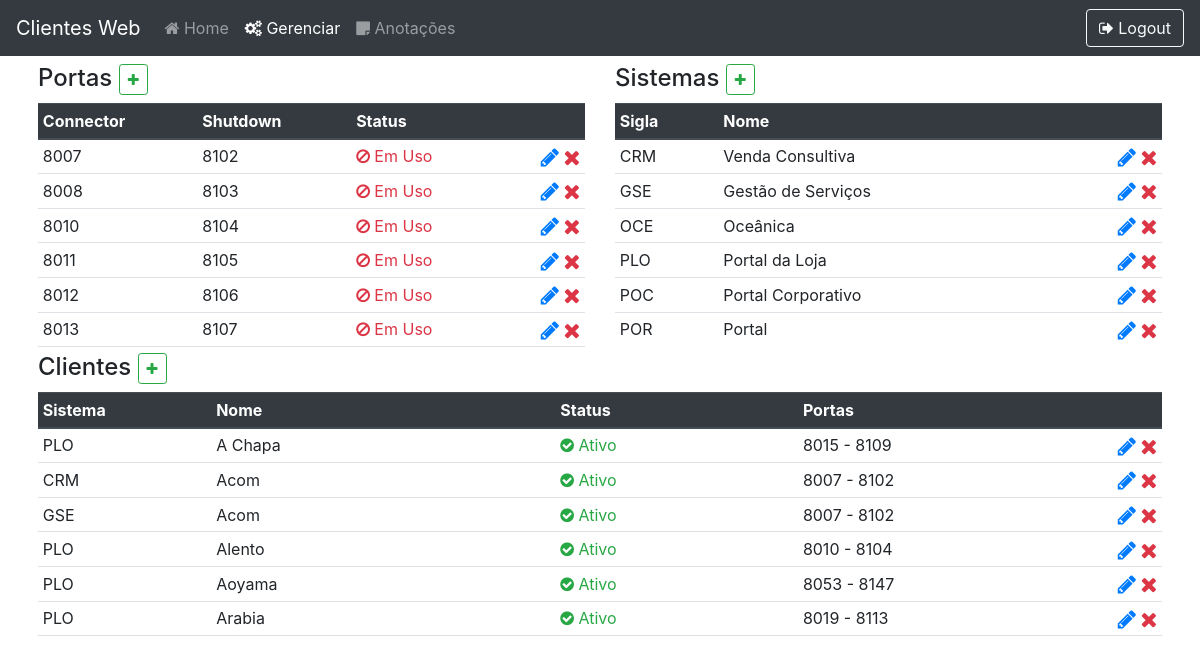
The page /manager (signed in) on the database its author committed.
### core/models.py (models this page shows, shortened)
class Port(models.Model):
    STATUS = (
        (1, "Livre"),
        (2, "Em Uso")
    )
    connector = models.IntegerField('Connector Port')
    shutdown = models.IntegerField('Shutdown Port')
    status = models.IntegerField('Status', choices=STATUS, default=1)

class System(models.Model):
    initials = models.CharField('Initials', max_length=3)
    name = models.CharField('Name', max_length=100)

class Client(models.Model):
    STATUS = (
        ("1", "Ativo"),
        ("2", "Suspenso"),
        ("3", "Com Erro")
    )
    name = models.CharField('Name', max_length=100)
    link = models.CharField('Link', max_length=100)
    port = models.ForeignKey(Port, on_delete=models.CASCADE)
    system = models.ForeignKey(System, on_delete=models.CASCADE, default=1)
    version = models.DateField('Version')
    status = models.CharField('Status', choices=STATUS, max_length=1, default='1')

### core/views.py (the view)
# urls.py: path('manager', manager, name='manager'),
def manager(request):
    if str(request.user) != 'AnonymousUser':
        context = {
            'clients': Client.objects.all().order_by('name'),
            'ports': Port.objects.all().order_by('connector'),
            'systens': System.objects.all().order_by('initials')
        }
        return render(request, 'manager.html', context)
    else:
        return loginUser(request)

### core/templates/manager.html (shortened to what this page needs)
{% load static %}
<!DOCTYPE html>
<html lang="pt-br">
<head>
    <link rel="stylesheet" href="{% static 'css/style.css' %}">
    <link rel="stylesheet" href="https://cdnjs.cloudflare.com/ajax/libs/font-awesome/4.7.0/css/font-awesome.min.css">
    <link rel="stylesheet" href="https://stackpath.bootstrapcdn.com/bootstrap/4.5.0/css/bootstrap.min.css">
</head>
<body>
    <nav class="navbar stick-top navbar-expand-lg navbar-dark bg-dark">
        <a class="navbar-brand" href="{% url 'index' %}">Clientes Web</a>
        <div class="collapse navbar-collapse" id="navbarTogglerDemo03">
            <ul class="navbar-nav mr-auto mt-2 mt-lg-0 navbar-left">
                <li class="nav-item"><a class="nav-link" href="{% url 'index' %}"><i class="fa fa-home"></i> Home</a></li>
                <li class="nav-item"><a class="nav-link active" href="{% url 'manager' %}"><i class="fa fa-cogs"></i> Gerenciar</a></li>
                <li class="nav-item"><a class="nav-link" href="{% url 'notes' %}"><i class="fa fa-sticky-note"></i> Anotações</a></li>
            </ul>
            <a href="{% url 'logout' %}" type="button" class="btn btn-outline-light"><i class="fa fa-sign-out"></i> Logout</a>
        </div>
    </nav>
    <div class="container p-2">
        <div class="row">
            <div class="col-lg">
                <h4>
                    Portas
                    <a href="{% url 'newPort' %}" type="button" class="btn btn-sm btn-outline-success text-success"><i class="fa fa-plus"></i></a>
                </h4>
                <div class="table-responsive">
                    <div class="tableFixHead">
                        <table class="table table-sm table-hover">
                            <thead class="thead-dark">
                                <tr>
                                    <th scope="col">Connector</th>
                                    <th scope="col">Shutdown</th>
                                    <th scope="row">Status</th>
                                    <th scope="col"></th>
                                </tr>
                            </thead>
                            <tbody>
                                {% for port in ports %}
                                    <tr>
                                        <td scope="row">{{ port.connector }}</td>
                                        <td>{{ port.shutdown }}</td>
                                        {% if port.status == 1 %}
                                            <td class="text-success"><i class="fa fa-check-circle"></i> {{ port.get_status_display }}</td>
                                        {% else %}
                                            <td class="text-danger"><i class="fa fa-ban"></i> {{ port.get_status_display }}</td>
                                        {% endif %}
                                        <td class="text-right">
                                            <a href="{% url 'editPort' idPort=port.id %}" class="text-primary"><i class="fa fa-pencil fa-lg"></i></a>
                                            <a href="{% url 'deletePort' idPort=port.id %}" class="text-danger"><i class="fa fa-remove fa-lg"></i></a>
                                        </td>
                                    </tr>
                                {% endfor %}
                            </tbody>
                        </table>
                    </div>
                </div>
            </div>
            <div class="col-lg">
                <h4>
                    Sistemas
                    <a href="{% url 'newSystem' %}" type="button" class="btn btn-sm btn-outline-success text-success"><i class="fa fa-plus"></i></a>
                </h4>
                <div class="table-responsive">
                    <div class="tableFixHead">
                        <table class="table table-sm table-hover">
                            <thead class="thead-dark">
                                <tr>
                                    <th scope="col">Sigla</th>
                                    <th scope="col">Nome</th>
                                    <th scope="col"></th>
                                </tr>
                            </thead>
                            <tbody>
                                {% for system in systens %}
                                    <tr>
                                        <td scope="row">{{ system.initials }}</td>
                                        <td>{{ system.name }}</td>
                                        <td class="text-right">
                                            <a href="{% url 'editSystem' idSystem=system.id %}" class="text-primary"><i class="fa fa-pencil fa-lg"></i></a>
                                            <a href="{% url 'deleteSystem' idSystem=system.id %}" class="text-danger"><i class="fa fa-remove fa-lg"></i></a>
                                        </td>
                                    </tr>
                                {% endfor %}
                            </tbody>
                        </table>
                    </div>
                </div>
            </div>
        </div>
        <div class="row">
            <div class="col-lg">
                <h4>
                    Clientes
                    <a href="{% url 'newClient' %}" type="button" class="btn btn-sm btn-outline-success text-success"><i class="fa fa-plus"></i></a>
                </h4>
                <div class="table-responsive">
                    <div class="tableFixHead">
                        <table class="table table-sm table-hover">
                            <thead class="thead-dark">
                                <tr>
                                    <th scope="col">Sistema</th>
                                    <th scope="col">Nome</th>
                                    <th scope="col">Status</th>
                                    <th scope="col">Portas</th>
                                    <th scope="col"></th>
                                </tr>
                            </thead>
                            <tbody>
                                {% for client in clients %}
                                    <tr>
                                        <td scope="row">{{ client.system.initials }}</td>
                                        <td>{{ client.name }}</td>
                                        {% if client.status == '1' %}
                                            <td class="text-success"><i class="fa fa-check-circle"></i> {{ client.get_status_display }}</td>
                                        {% else %}
                                            <td class="text-danger"> {{ client.get_status_display }}</td>
                                        {% endif %}
                                        <td>{{ client.port.connector }} - {{ client.port.shutdown }}</td>
                                        <td class="text-right">
                                            <a href="{% url 'editClient' idClient=client.id %}" class="text-primary"><i class="fa fa-pencil fa-lg"></i></a>
                                            <a href="{% url 'deleteClient' idClient=client.id %}" class="text-danger"><i class="fa fa-remove fa-lg"></i></a>
                                        </td>
                                    </tr>
                                {% endfor %}
                            </tbody>
                        </table>
                    </div>
                </div>
            </div>
        </div>
    </div>
</body>
</html>

### core/static/css/style.css (style rules this page uses)
.tableFixHead { overflow-y: auto; height: 250px; }
.tableFixHead thead th { position: sticky; top: 0; }

### rows shown on the page
Port: connector "8007", shutdown "8102", status "Em Uso"
Port: connector "8008", shutdown "8103", status "Em Uso"
Port: connector "8010", shutdown "8104", status "Em Uso"
Port: connector "8011", shutdown "8105", status "Em Uso"
Port: connector "8012", shutdown "8106", status "Em Uso"
Port: connector "8013", shutdown "8107", status "Em Uso"
System: initials "CRM", name "Venda Consultiva"
System: initials "GSE", name "Gestão de Serviços"
System: initials "OCE", name "Oceânica"
System: initials "PLO", name "Portal da Loja"
System: initials "POC", name "Portal Corporativo"
System: initials "POR", name "Portal"
Client: system.initials "PLO", name "A Chapa", status "Ativo", port.connector "8015", port.shutdown "8109"
Client: system.initials "CRM", name "Acom", status "Ativo", port.connector "8007", port.shutdown "8102"
Client: system.initials "GSE", name "Acom", status "Ativo", port.connector "8007", port.shutdown "8102"
Client: system.initials "PLO", name "Alento", status "Ativo", port.connector "8010", port.shutdown "8104"
Client: system.initials "PLO", name "Aoyama", status "Ativo", port.connector "8053", port.shutdown "8147"
Client: system.initials "PLO", name "Arabia", status "Ativo", port.connector "8019", port.shutdown "8113"
